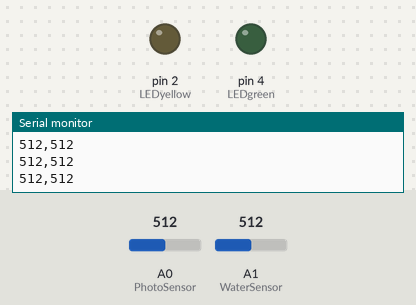
A sketch run on a simulated Arduino Uno, built with avr-gcc and run on an emulated ATmega328P. On the bench: output pins drawn as LEDs (lit = HIGH), the last lines printed to the serial monitor. Dashed ring = blinking. The test bench sets the inputs (shaded band); at power-on: A1 (WaterSensor) = 512, A0 (PhotoSensor) = 512.

Above: at 1.2 s.
1.3 s: A1 (WaterSensor) set to 211
4.3 s: A1 (WaterSensor) set to 186
At 5.5 s:
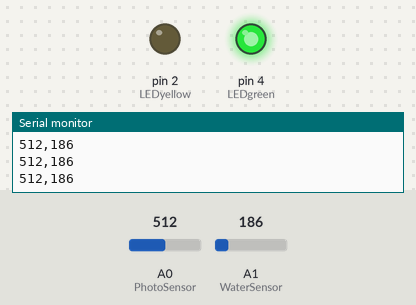
5.8 s: A0 (PhotoSensor) set to 206
7.3 s: A0 (PhotoSensor) set to 191
At 8.0 s:
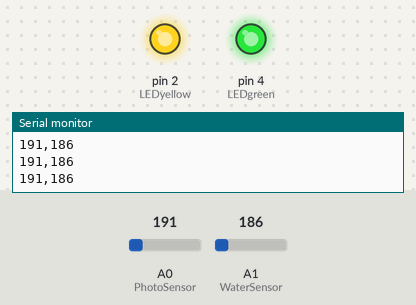
8.8 s: A1 (WaterSensor) set to 11
10.3 s: A1 (WaterSensor) set to 8
At 10.7 s:
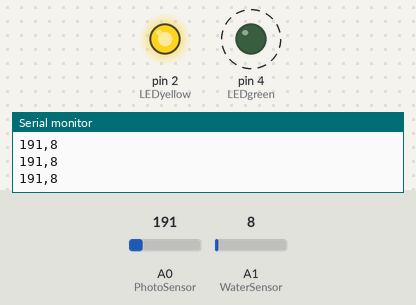
Timing chart, 0 to 14.3 s (numbered marks = the images above; inputs shaded):
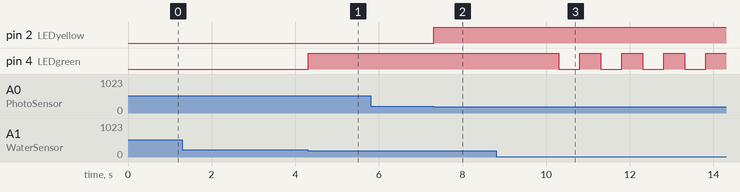

The sketch:

MiniProject.ino.ino
```cpp
const int LEDgreen = 4;
const int LEDyellow = 2;
const int WaterSensor = A1;
const int PhotoSensor = A0;

int WaterSensorReading = 0;
int PhotoSensorReading = 0;

unsigned long previousMillis = 0;
const long interval = 500;

void setup() {
  Serial.begin(9600);
  pinMode(LEDgreen, OUTPUT);
  pinMode(LEDyellow, OUTPUT);
}

void loop() {
  WaterSensorReading = analogRead(WaterSensor);
  PhotoSensorReading = analogRead(PhotoSensor);

  unsigned long currentMillis = millis();

  if (WaterSensorReading < 10)   // If water level is critical
    if (currentMillis - previousMillis >= interval) {
      previousMillis = currentMillis;

      if (digitalRead(LEDgreen) == LOW) { // Blink
        digitalWrite(LEDgreen, HIGH);
      } else
        digitalWrite(LEDgreen, LOW);
    }
  if (WaterSensorReading < 200 && WaterSensorReading > 10) {   // If plant is thirsty
    digitalWrite(LEDgreen, HIGH);
  }
  if (WaterSensorReading > 200)
    digitalWrite(LEDgreen, LOW);

  if (PhotoSensorReading < 200) {   // If plant needs light
    digitalWrite(LEDyellow, HIGH);
  }
  else
    digitalWrite(LEDyellow, LOW);   // If plant doesn't need light

  Serial.print(PhotoSensorReading);
  Serial.print(",");
  Serial.println(WaterSensorReading);
}
```

Measured:
- the behaviour switches between 200 and 199 on A1 (WaterSensor) (found by bisection; images 0 and 1)
- the behaviour switches between 200 and 199 on A0 (PhotoSensor) (found by bisection; images 1 and 2)
- the behaviour switches between 10 and 9 on A1 (WaterSensor) (found by bisection; images 2 and 3)
- after the input at 4.3 s, pin 4 (LEDgreen): LOW → HIGH at once
- after the input at 7.3 s, pin 2 (LEDyellow): LOW → HIGH at once
- after the input at 10.3 s, pin 4 (LEDgreen): alternates HIGH for 0.50 s and LOW for 0.50 s, starting at once
